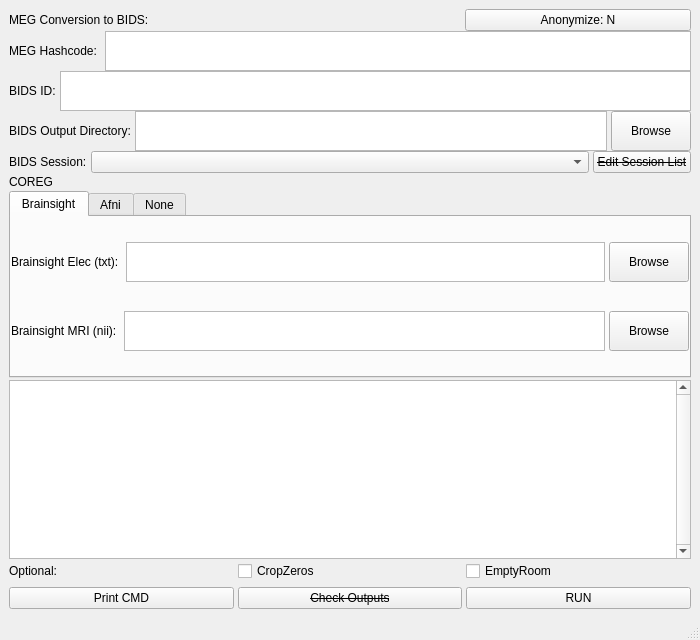
<?xml version="1.0" encoding="UTF-8"?>
<ui version="4.0">
 <class>MainWindow</class>
 <widget class="QMainWindow" name="MainWindow">
  <property name="geometry">
   <rect>
    <x>0</x>
    <y>0</y>
    <width>700</width>
    <height>640</height>
   </rect>
  </property>
  <property name="windowTitle">
   <string>MainWindow</string>
  </property>
  <widget class="QWidget" name="centralwidget">
   <property name="sizePolicy">
    <sizepolicy hsizetype="Expanding" vsizetype="Expanding">
     <horstretch>0</horstretch>
     <verstretch>0</verstretch>
    </sizepolicy>
   </property>
   <layout class="QVBoxLayout" name="verticalLayout_3">
    <item>
     <widget class="QFrame" name="frame_FULL">
      <property name="enabled">
       <bool>true</bool>
      </property>
      <property name="sizePolicy">
       <sizepolicy hsizetype="Expanding" vsizetype="Expanding">
        <horstretch>0</horstretch>
        <verstretch>0</verstretch>
       </sizepolicy>
      </property>
      <property name="frameShape">
       <enum>QFrame::NoFrame</enum>
      </property>
      <property name="frameShadow">
       <enum>QFrame::Raised</enum>
      </property>
      <property name="lineWidth">
       <number>0</number>
      </property>
      <layout class="QVBoxLayout" name="verticalLayout_8">
       <property name="spacing">
        <number>2</number>
       </property>
       <property name="leftMargin">
        <number>0</number>
       </property>
       <property name="topMargin">
        <number>0</number>
       </property>
       <property name="rightMargin">
        <number>0</number>
       </property>
       <property name="bottomMargin">
        <number>0</number>
       </property>
       <item>
        <widget class="QFrame" name="frame_3">
         <property name="sizePolicy">
          <sizepolicy hsizetype="Expanding" vsizetype="Expanding">
           <horstretch>0</horstretch>
           <verstretch>0</verstretch>
          </sizepolicy>
         </property>
         <property name="frameShape">
          <enum>QFrame::NoFrame</enum>
         </property>
         <property name="frameShadow">
          <enum>QFrame::Raised</enum>
         </property>
         <layout class="QVBoxLayout" name="verticalLayout">
          <property name="spacing">
           <number>0</number>
          </property>
          <property name="sizeConstraint">
           <enum>QLayout::SetDefaultConstraint</enum>
          </property>
          <property name="leftMargin">
           <number>0</number>
          </property>
          <property name="topMargin">
           <number>0</number>
          </property>
          <property name="rightMargin">
           <number>0</number>
          </property>
          <property name="bottomMargin">
           <number>0</number>
          </property>
          <item>
           <widget class="QFrame" name="frame">
            <property name="sizePolicy">
             <sizepolicy hsizetype="Expanding" vsizetype="Expanding">
              <horstretch>0</horstretch>
              <verstretch>0</verstretch>
             </sizepolicy>
            </property>
            <property name="frameShape">
             <enum>QFrame::NoFrame</enum>
            </property>
            <property name="frameShadow">
             <enum>QFrame::Plain</enum>
            </property>
            <layout class="QHBoxLayout" name="horizontalLayout">
             <property name="spacing">
              <number>5</number>
             </property>
             <property name="leftMargin">
              <number>0</number>
             </property>
             <property name="topMargin">
              <number>0</number>
             </property>
             <property name="rightMargin">
              <number>0</number>
             </property>
             <property name="bottomMargin">
              <number>0</number>
             </property>
             <item>
              <widget class="QLabel" name="label">
               <property name="sizePolicy">
                <sizepolicy hsizetype="Expanding" vsizetype="Expanding">
                 <horstretch>0</horstretch>
                 <verstretch>0</verstretch>
                </sizepolicy>
               </property>
               <property name="maximumSize">
                <size>
                 <width>16777215</width>
                 <height>25</height>
                </size>
               </property>
               <property name="text">
                <string>MEG Conversion to BIDS:</string>
               </property>
              </widget>
             </item>
             <item>
              <spacer name="horizontalSpacer">
               <property name="orientation">
                <enum>Qt::Horizontal</enum>
               </property>
               <property name="sizeHint" stdset="0">
                <size>
                 <width>40</width>
                 <height>20</height>
                </size>
               </property>
              </spacer>
             </item>
             <item>
              <widget class="QPushButton" name="pb_Anonymize">
               <property name="sizePolicy">
                <sizepolicy hsizetype="Expanding" vsizetype="Expanding">
                 <horstretch>0</horstretch>
                 <verstretch>0</verstretch>
                </sizepolicy>
               </property>
               <property name="text">
                <string>Anonymize: N</string>
               </property>
              </widget>
             </item>
            </layout>
           </widget>
          </item>
          <item>
           <widget class="QWidget" name="widget" native="true">
            <property name="sizePolicy">
             <sizepolicy hsizetype="Expanding" vsizetype="Expanding">
              <horstretch>0</horstretch>
              <verstretch>0</verstretch>
             </sizepolicy>
            </property>
            <layout class="QHBoxLayout" name="horizontalLayout_2">
             <property name="spacing">
              <number>4</number>
             </property>
             <property name="leftMargin">
              <number>0</number>
             </property>
             <property name="topMargin">
              <number>0</number>
             </property>
             <property name="rightMargin">
              <number>0</number>
             </property>
             <property name="bottomMargin">
              <number>0</number>
             </property>
             <item>
              <widget class="QLabel" name="label_2">
               <property name="sizePolicy">
                <sizepolicy hsizetype="Preferred" vsizetype="Expanding">
                 <horstretch>0</horstretch>
                 <verstretch>0</verstretch>
                </sizepolicy>
               </property>
               <property name="text">
                <string>MEG Hashcode: </string>
               </property>
              </widget>
             </item>
             <item>
              <widget class="QPlainTextEdit" name="te_meghash">
               <property name="sizePolicy">
                <sizepolicy hsizetype="Expanding" vsizetype="Expanding">
                 <horstretch>0</horstretch>
                 <verstretch>0</verstretch>
                </sizepolicy>
               </property>
               <property name="maximumSize">
                <size>
                 <width>16777215</width>
                 <height>40</height>
                </size>
               </property>
               <property name="verticalScrollBarPolicy">
                <enum>Qt::ScrollBarAlwaysOff</enum>
               </property>
              </widget>
             </item>
            </layout>
           </widget>
          </item>
          <item>
           <widget class="QWidget" name="widget_2" native="true">
            <property name="sizePolicy">
             <sizepolicy hsizetype="Expanding" vsizetype="Expanding">
              <horstretch>0</horstretch>
              <verstretch>0</verstretch>
             </sizepolicy>
            </property>
            <layout class="QHBoxLayout" name="horizontalLayout_4">
             <property name="spacing">
              <number>4</number>
             </property>
             <property name="leftMargin">
              <number>0</number>
             </property>
             <property name="topMargin">
              <number>0</number>
             </property>
             <property name="rightMargin">
              <number>0</number>
             </property>
             <property name="bottomMargin">
              <number>0</number>
             </property>
             <item>
              <widget class="QLabel" name="label_4">
               <property name="sizePolicy">
                <sizepolicy hsizetype="Preferred" vsizetype="Expanding">
                 <horstretch>0</horstretch>
                 <verstretch>0</verstretch>
                </sizepolicy>
               </property>
               <property name="text">
                <string>BIDS ID:</string>
               </property>
              </widget>
             </item>
             <item>
              <widget class="QPlainTextEdit" name="te_BIDS_id">
               <property name="sizePolicy">
                <sizepolicy hsizetype="Expanding" vsizetype="Expanding">
                 <horstretch>0</horstretch>
                 <verstretch>0</verstretch>
                </sizepolicy>
               </property>
               <property name="maximumSize">
                <size>
                 <width>16777215</width>
                 <height>40</height>
                </size>
               </property>
               <property name="verticalScrollBarPolicy">
                <enum>Qt::ScrollBarAlwaysOff</enum>
               </property>
              </widget>
             </item>
            </layout>
           </widget>
          </item>
          <item>
           <widget class="QWidget" name="widget_3" native="true">
            <property name="sizePolicy">
             <sizepolicy hsizetype="Expanding" vsizetype="Expanding">
              <horstretch>0</horstretch>
              <verstretch>0</verstretch>
             </sizepolicy>
            </property>
            <layout class="QHBoxLayout" name="horizontalLayout_5">
             <property name="spacing">
              <number>4</number>
             </property>
             <property name="leftMargin">
              <number>0</number>
             </property>
             <property name="topMargin">
              <number>0</number>
             </property>
             <property name="rightMargin">
              <number>0</number>
             </property>
             <property name="bottomMargin">
              <number>0</number>
             </property>
             <item>
              <widget class="QLabel" name="label_5">
               <property name="sizePolicy">
                <sizepolicy hsizetype="Preferred" vsizetype="Expanding">
                 <horstretch>0</horstretch>
                 <verstretch>0</verstretch>
                </sizepolicy>
               </property>
               <property name="text">
                <string>BIDS Output Directory:</string>
               </property>
              </widget>
             </item>
             <item>
              <widget class="QPlainTextEdit" name="te_bids_dir">
               <property name="sizePolicy">
                <sizepolicy hsizetype="Expanding" vsizetype="Expanding">
                 <horstretch>0</horstretch>
                 <verstretch>0</verstretch>
                </sizepolicy>
               </property>
               <property name="maximumSize">
                <size>
                 <width>16777215</width>
                 <height>40</height>
                </size>
               </property>
               <property name="verticalScrollBarPolicy">
                <enum>Qt::ScrollBarAlwaysOff</enum>
               </property>
              </widget>
             </item>
             <item>
              <widget class="QPushButton" name="pb_BIDS_dir">
               <property name="sizePolicy">
                <sizepolicy hsizetype="Minimum" vsizetype="Expanding">
                 <horstretch>0</horstretch>
                 <verstretch>0</verstretch>
                </sizepolicy>
               </property>
               <property name="text">
                <string>Browse</string>
               </property>
              </widget>
             </item>
            </layout>
           </widget>
          </item>
          <item>
           <widget class="QWidget" name="widget_4" native="true">
            <property name="sizePolicy">
             <sizepolicy hsizetype="Expanding" vsizetype="Expanding">
              <horstretch>0</horstretch>
              <verstretch>0</verstretch>
             </sizepolicy>
            </property>
            <layout class="QHBoxLayout" name="horizontalLayout_6">
             <property name="spacing">
              <number>4</number>
             </property>
             <property name="leftMargin">
              <number>0</number>
             </property>
             <property name="topMargin">
              <number>0</number>
             </property>
             <property name="rightMargin">
              <number>0</number>
             </property>
             <property name="bottomMargin">
              <number>0</number>
             </property>
             <item>
              <widget class="QLabel" name="label_6">
               <property name="sizePolicy">
                <sizepolicy hsizetype="Preferred" vsizetype="Expanding">
                 <horstretch>0</horstretch>
                 <verstretch>0</verstretch>
                </sizepolicy>
               </property>
               <property name="text">
                <string>BIDS Session:</string>
               </property>
              </widget>
             </item>
             <item>
              <widget class="QComboBox" name="cb_Bids_Session">
               <property name="sizePolicy">
                <sizepolicy hsizetype="Expanding" vsizetype="Expanding">
                 <horstretch>0</horstretch>
                 <verstretch>0</verstretch>
                </sizepolicy>
               </property>
              </widget>
             </item>
             <item>
              <widget class="QPushButton" name="pb_Edit_Session_List">
               <property name="sizePolicy">
                <sizepolicy hsizetype="Minimum" vsizetype="Expanding">
                 <horstretch>0</horstretch>
                 <verstretch>0</verstretch>
                </sizepolicy>
               </property>
               <property name="font">
                <font>
                 <strikeout>true</strikeout>
                </font>
               </property>
               <property name="toolTip">
                <string extracomment="Manually edit ~/megcore/defaults.yml"/>
               </property>
               <property name="text">
                <string>Edit Session List</string>
               </property>
              </widget>
             </item>
            </layout>
           </widget>
          </item>
         </layout>
        </widget>
       </item>
       <item>
        <widget class="QFrame" name="frame_COREG">
         <property name="sizePolicy">
          <sizepolicy hsizetype="Preferred" vsizetype="Preferred">
           <horstretch>0</horstretch>
           <verstretch>0</verstretch>
          </sizepolicy>
         </property>
         <property name="minimumSize">
          <size>
           <width>0</width>
           <height>0</height>
          </size>
         </property>
         <property name="frameShape">
          <enum>QFrame::NoFrame</enum>
         </property>
         <property name="frameShadow">
          <enum>QFrame::Plain</enum>
         </property>
         <property name="lineWidth">
          <number>0</number>
         </property>
         <layout class="QVBoxLayout" name="verticalLayout_7">
          <property name="spacing">
           <number>2</number>
          </property>
          <property name="leftMargin">
           <number>0</number>
          </property>
          <property name="topMargin">
           <number>0</number>
          </property>
          <property name="rightMargin">
           <number>0</number>
          </property>
          <property name="bottomMargin">
           <number>0</number>
          </property>
          <item>
           <widget class="QLabel" name="label_7">
            <property name="sizePolicy">
             <sizepolicy hsizetype="Preferred" vsizetype="Fixed">
              <horstretch>0</horstretch>
              <verstretch>0</verstretch>
             </sizepolicy>
            </property>
            <property name="text">
             <string>COREG</string>
            </property>
           </widget>
          </item>
          <item>
           <widget class="QTabWidget" name="tab_Coreg">
            <property name="sizePolicy">
             <sizepolicy hsizetype="Preferred" vsizetype="Expanding">
              <horstretch>0</horstretch>
              <verstretch>0</verstretch>
             </sizepolicy>
            </property>
            <property name="maximumSize">
             <size>
              <width>16777215</width>
              <height>200</height>
             </size>
            </property>
            <property name="currentIndex">
             <number>0</number>
            </property>
            <widget class="QWidget" name="tab_BSight">
             <attribute name="title">
              <string>Brainsight</string>
             </attribute>
             <layout class="QVBoxLayout" name="verticalLayout_4">
              <property name="spacing">
               <number>4</number>
              </property>
              <property name="leftMargin">
               <number>0</number>
              </property>
              <property name="topMargin">
               <number>0</number>
              </property>
              <property name="rightMargin">
               <number>0</number>
              </property>
              <property name="bottomMargin">
               <number>0</number>
              </property>
              <item>
               <widget class="QWidget" name="widget_7" native="true">
                <property name="sizePolicy">
                 <sizepolicy hsizetype="Expanding" vsizetype="Fixed">
                  <horstretch>0</horstretch>
                  <verstretch>0</verstretch>
                 </sizepolicy>
                </property>
                <layout class="QHBoxLayout" name="horizontalLayout_10">
                 <property name="spacing">
                  <number>4</number>
                 </property>
                 <property name="leftMargin">
                  <number>0</number>
                 </property>
                 <property name="topMargin">
                  <number>0</number>
                 </property>
                 <property name="rightMargin">
                  <number>0</number>
                 </property>
                 <property name="bottomMargin">
                  <number>0</number>
                 </property>
                 <item>
                  <widget class="QLabel" name="label_10">
                   <property name="text">
                    <string>Brainsight Elec (txt): </string>
                   </property>
                  </widget>
                 </item>
                 <item>
                  <widget class="QPlainTextEdit" name="te_brainsight_elec">
                   <property name="sizePolicy">
                    <sizepolicy hsizetype="Expanding" vsizetype="Expanding">
                     <horstretch>0</horstretch>
                     <verstretch>0</verstretch>
                    </sizepolicy>
                   </property>
                   <property name="maximumSize">
                    <size>
                     <width>16777215</width>
                     <height>40</height>
                    </size>
                   </property>
                   <property name="verticalScrollBarPolicy">
                    <enum>Qt::ScrollBarAlwaysOff</enum>
                   </property>
                  </widget>
                 </item>
                 <item>
                  <widget class="QPushButton" name="pb_BrainsightElec">
                   <property name="sizePolicy">
                    <sizepolicy hsizetype="Minimum" vsizetype="Expanding">
                     <horstretch>0</horstretch>
                     <verstretch>0</verstretch>
                    </sizepolicy>
                   </property>
                   <property name="text">
                    <string>Browse</string>
                   </property>
                  </widget>
                 </item>
                </layout>
               </widget>
              </item>
              <item>
               <widget class="QWidget" name="widget_8" native="true">
                <property name="sizePolicy">
                 <sizepolicy hsizetype="Expanding" vsizetype="Fixed">
                  <horstretch>0</horstretch>
                  <verstretch>0</verstretch>
                 </sizepolicy>
                </property>
                <layout class="QHBoxLayout" name="horizontalLayout_11">
                 <property name="spacing">
                  <number>4</number>
                 </property>
                 <property name="leftMargin">
                  <number>0</number>
                 </property>
                 <property name="topMargin">
                  <number>0</number>
                 </property>
                 <property name="rightMargin">
                  <number>0</number>
                 </property>
                 <property name="bottomMargin">
                  <number>0</number>
                 </property>
                 <item>
                  <widget class="QLabel" name="label_11">
                   <property name="text">
                    <string>Brainsight MRI (nii): </string>
                   </property>
                  </widget>
                 </item>
                 <item>
                  <widget class="QPlainTextEdit" name="te_brainsight_mri">
                   <property name="sizePolicy">
                    <sizepolicy hsizetype="Expanding" vsizetype="Expanding">
                     <horstretch>0</horstretch>
                     <verstretch>0</verstretch>
                    </sizepolicy>
                   </property>
                   <property name="maximumSize">
                    <size>
                     <width>16777215</width>
                     <height>40</height>
                    </size>
                   </property>
                   <property name="verticalScrollBarPolicy">
                    <enum>Qt::ScrollBarAlwaysOff</enum>
                   </property>
                  </widget>
                 </item>
                 <item>
                  <widget class="QPushButton" name="pb_BrainsightMRI">
                   <property name="sizePolicy">
                    <sizepolicy hsizetype="Minimum" vsizetype="Expanding">
                     <horstretch>0</horstretch>
                     <verstretch>0</verstretch>
                    </sizepolicy>
                   </property>
                   <property name="text">
                    <string>Browse</string>
                   </property>
                  </widget>
                 </item>
                </layout>
               </widget>
              </item>
             </layout>
            </widget>
            <widget class="QWidget" name="tab_AfniCoreg">
             <attribute name="title">
              <string>Afni</string>
             </attribute>
             <layout class="QVBoxLayout" name="verticalLayout_5">
              <item>
               <widget class="QWidget" name="widget_9" native="true">
                <property name="sizePolicy">
                 <sizepolicy hsizetype="Expanding" vsizetype="Fixed">
                  <horstretch>0</horstretch>
                  <verstretch>0</verstretch>
                 </sizepolicy>
                </property>
                <layout class="QHBoxLayout" name="horizontalLayout_12">
                 <property name="spacing">
                  <number>4</number>
                 </property>
                 <property name="leftMargin">
                  <number>0</number>
                 </property>
                 <property name="topMargin">
                  <number>0</number>
                 </property>
                 <property name="rightMargin">
                  <number>0</number>
                 </property>
                 <property name="bottomMargin">
                  <number>0</number>
                 </property>
                 <item>
                  <widget class="QLabel" name="label_BRIKFILE">
                   <property name="text">
                    <string>BRIK File:</string>
                   </property>
                  </widget>
                 </item>
                 <item>
                  <widget class="QPlainTextEdit" name="te_BRIKfname">
                   <property name="sizePolicy">
                    <sizepolicy hsizetype="Expanding" vsizetype="Expanding">
                     <horstretch>0</horstretch>
                     <verstretch>0</verstretch>
                    </sizepolicy>
                   </property>
                   <property name="maximumSize">
                    <size>
                     <width>16777215</width>
                     <height>40</height>
                    </size>
                   </property>
                   <property name="verticalScrollBarPolicy">
                    <enum>Qt::ScrollBarAlwaysOff</enum>
                   </property>
                  </widget>
                 </item>
                 <item>
                  <widget class="QPushButton" name="pb_BRIKfname">
                   <property name="sizePolicy">
                    <sizepolicy hsizetype="Minimum" vsizetype="Expanding">
                     <horstretch>0</horstretch>
                     <verstretch>0</verstretch>
                    </sizepolicy>
                   </property>
                   <property name="text">
                    <string>Browse</string>
                   </property>
                  </widget>
                 </item>
                </layout>
               </widget>
              </item>
             </layout>
            </widget>
            <widget class="QWidget" name="tab_None">
             <attribute name="title">
              <string>None</string>
             </attribute>
             <layout class="QVBoxLayout" name="verticalLayout_6">
              <item>
               <widget class="QTextBrowser" name="textBrowser_NONE">
                <property name="font">
                 <font>
                  <weight>75</weight>
                  <bold>true</bold>
                 </font>
                </property>
                <property name="acceptDrops">
                 <bool>false</bool>
                </property>
                <property name="styleSheet">
                 <string notr="true">QTextBrowser {
    background-color: transparent;
}</string>
                </property>
                <property name="frameShape">
                 <enum>QFrame::NoFrame</enum>
                </property>
                <property name="frameShadow">
                 <enum>QFrame::Plain</enum>
                </property>
                <property name="html">
                 <string>&lt;!DOCTYPE HTML PUBLIC &quot;-//W3C//DTD HTML 4.0//EN&quot; &quot;http://www.w3.org/TR/REC-html40/strict.dtd&quot;&gt;
&lt;html&gt;&lt;head&gt;&lt;meta name=&quot;qrichtext&quot; content=&quot;1&quot; /&gt;&lt;style type=&quot;text/css&quot;&gt;
p, li { white-space: pre-wrap; }
&lt;/style&gt;&lt;/head&gt;&lt;body style=&quot; font-family:'Ubuntu'; font-size:11pt; font-weight:600; font-style:normal;&quot;&gt;
&lt;p style=&quot; margin-top:12px; margin-bottom:12px; margin-left:0px; margin-right:0px; -qt-block-indent:0; text-indent:0px;&quot;&gt;No MRI&lt;/p&gt;&lt;/body&gt;&lt;/html&gt;</string>
                </property>
               </widget>
              </item>
             </layout>
            </widget>
           </widget>
          </item>
         </layout>
        </widget>
       </item>
       <item>
        <widget class="QListWidget" name="list_fname_conversion">
         <property name="sizePolicy">
          <sizepolicy hsizetype="Expanding" vsizetype="Expanding">
           <horstretch>0</horstretch>
           <verstretch>0</verstretch>
          </sizepolicy>
         </property>
         <property name="maximumSize">
          <size>
           <width>16777215</width>
           <height>200</height>
          </size>
         </property>
         <property name="verticalScrollBarPolicy">
          <enum>Qt::ScrollBarAlwaysOn</enum>
         </property>
        </widget>
       </item>
       <item>
        <widget class="QFrame" name="frame_4">
         <property name="sizePolicy">
          <sizepolicy hsizetype="Preferred" vsizetype="Expanding">
           <horstretch>0</horstretch>
           <verstretch>0</verstretch>
          </sizepolicy>
         </property>
         <property name="frameShape">
          <enum>QFrame::NoFrame</enum>
         </property>
         <property name="frameShadow">
          <enum>QFrame::Plain</enum>
         </property>
         <property name="lineWidth">
          <number>0</number>
         </property>
         <layout class="QVBoxLayout" name="verticalLayout_2">
          <property name="leftMargin">
           <number>0</number>
          </property>
          <property name="topMargin">
           <number>0</number>
          </property>
          <property name="rightMargin">
           <number>0</number>
          </property>
          <property name="bottomMargin">
           <number>0</number>
          </property>
          <item>
           <widget class="QWidget" name="widget_5" native="true">
            <property name="sizePolicy">
             <sizepolicy hsizetype="Expanding" vsizetype="Fixed">
              <horstretch>0</horstretch>
              <verstretch>0</verstretch>
             </sizepolicy>
            </property>
            <layout class="QHBoxLayout" name="horizontalLayout_7">
             <property name="spacing">
              <number>4</number>
             </property>
             <property name="leftMargin">
              <number>0</number>
             </property>
             <property name="topMargin">
              <number>0</number>
             </property>
             <property name="rightMargin">
              <number>0</number>
             </property>
             <property name="bottomMargin">
              <number>0</number>
             </property>
             <item>
              <widget class="QLabel" name="label_8">
               <property name="sizePolicy">
                <sizepolicy hsizetype="Preferred" vsizetype="Fixed">
                 <horstretch>0</horstretch>
                 <verstretch>0</verstretch>
                </sizepolicy>
               </property>
               <property name="text">
                <string>Optional: </string>
               </property>
              </widget>
             </item>
             <item>
              <widget class="QCheckBox" name="cb_crop_zeros">
               <property name="text">
                <string>CropZeros</string>
               </property>
              </widget>
             </item>
             <item>
              <widget class="QCheckBox" name="cb_emptyroom">
               <property name="text">
                <string>EmptyRoom</string>
               </property>
              </widget>
             </item>
            </layout>
           </widget>
          </item>
          <item>
           <widget class="QWidget" name="widget_6" native="true">
            <property name="sizePolicy">
             <sizepolicy hsizetype="Expanding" vsizetype="Fixed">
              <horstretch>0</horstretch>
              <verstretch>0</verstretch>
             </sizepolicy>
            </property>
            <layout class="QHBoxLayout" name="horizontalLayout_9">
             <property name="spacing">
              <number>4</number>
             </property>
             <property name="leftMargin">
              <number>0</number>
             </property>
             <property name="topMargin">
              <number>0</number>
             </property>
             <property name="rightMargin">
              <number>0</number>
             </property>
             <property name="bottomMargin">
              <number>0</number>
             </property>
             <item>
              <widget class="QPushButton" name="pb_print_cmd">
               <property name="text">
                <string>Print CMD</string>
               </property>
              </widget>
             </item>
             <item>
              <widget class="QPushButton" name="pb_CheckOutputs">
               <property name="font">
                <font>
                 <strikeout>true</strikeout>
                </font>
               </property>
               <property name="text">
                <string>Check Outputs</string>
               </property>
              </widget>
             </item>
             <item>
              <widget class="QPushButton" name="pb_run">
               <property name="text">
                <string>RUN</string>
               </property>
              </widget>
             </item>
            </layout>
           </widget>
          </item>
         </layout>
        </widget>
       </item>
      </layout>
     </widget>
    </item>
   </layout>
  </widget>
  <widget class="QMenuBar" name="menubar">
   <property name="geometry">
    <rect>
     <x>0</x>
     <y>0</y>
     <width>700</width>
     <height>22</height>
    </rect>
   </property>
  </widget>
  <widget class="QStatusBar" name="statusbar"/>
 </widget>
 <resources/>
 <connections/>
</ui>
